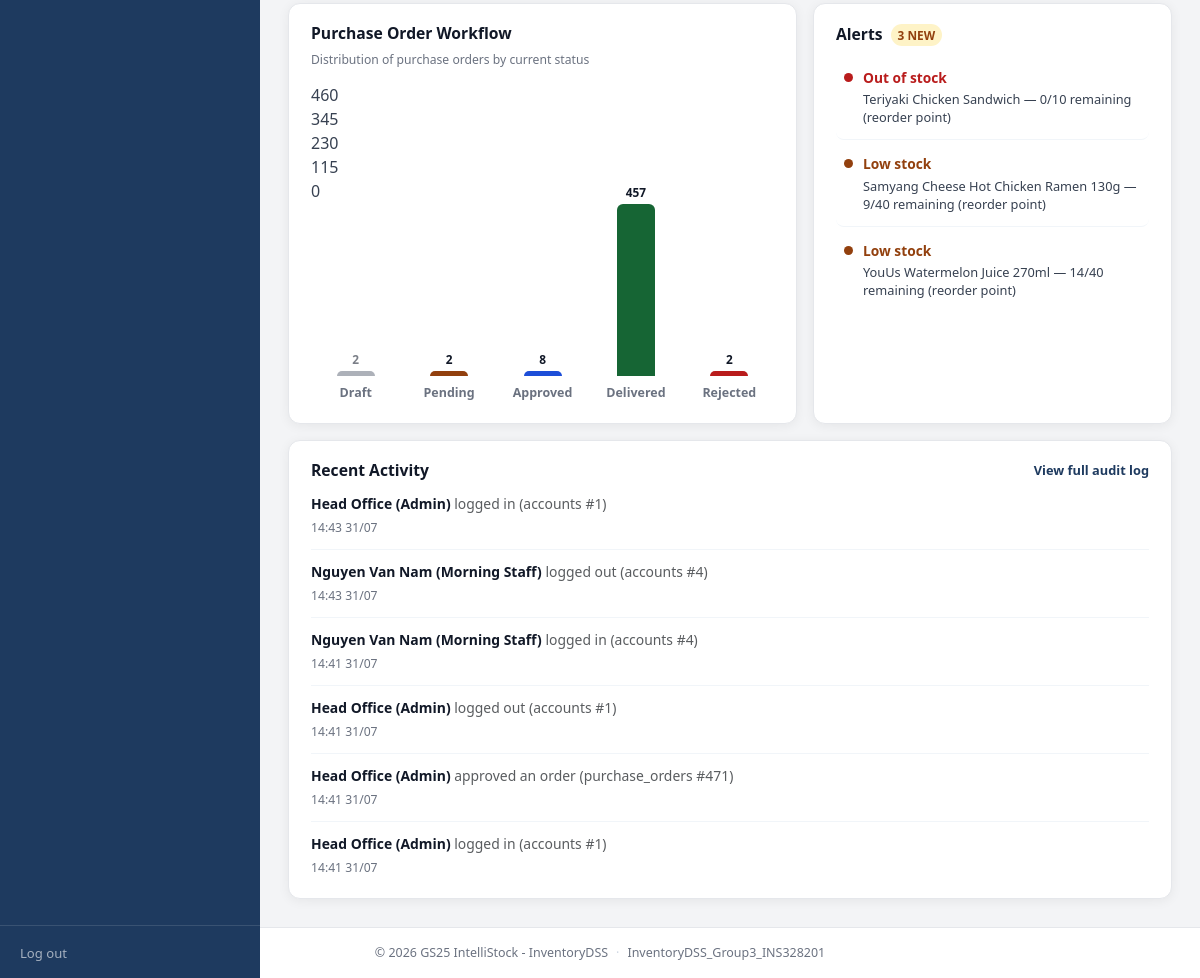
/frontend/admin/dashboard.php (signed in, lower part), run on an earlier commit of the app's database.
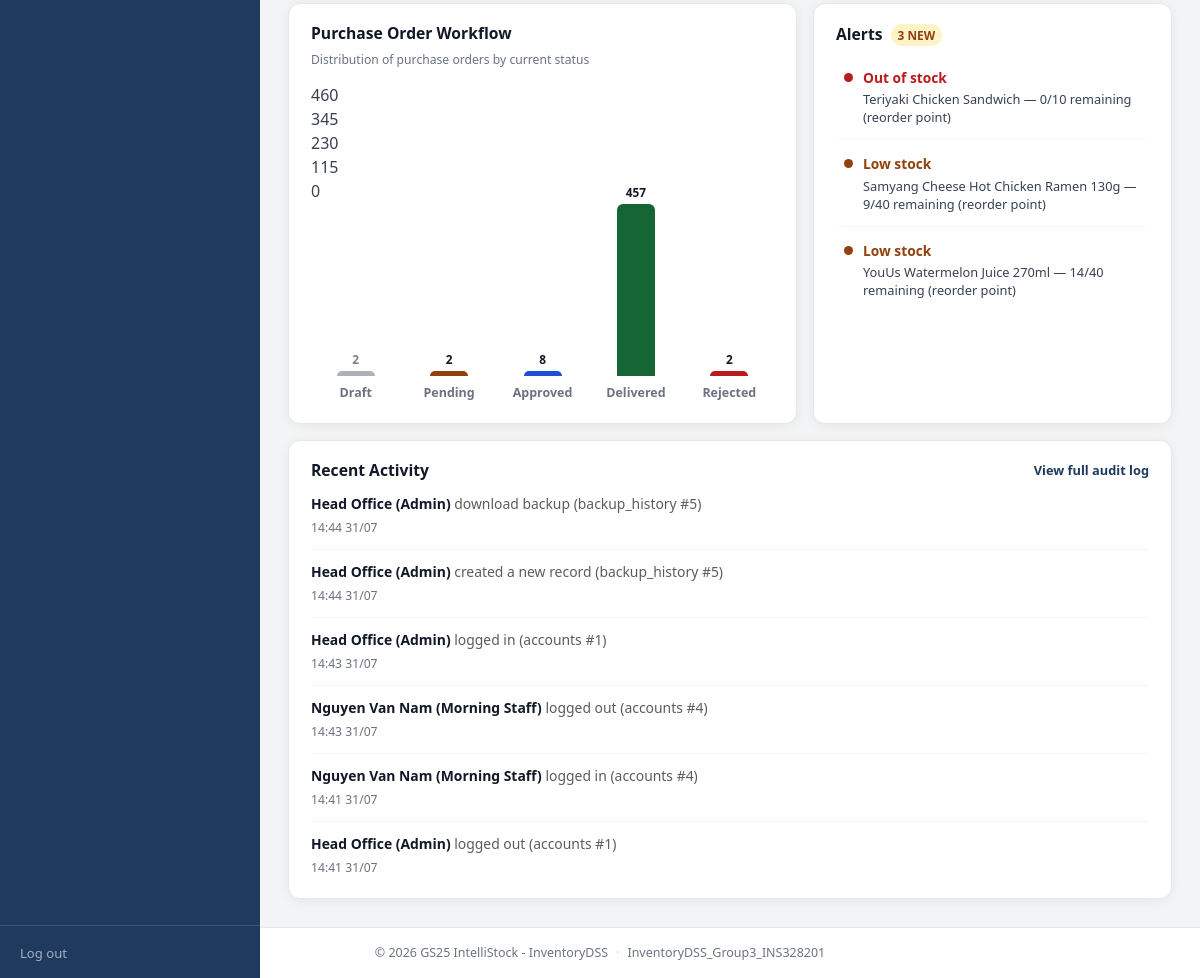
And on a later commit of the database.
### tables this page shows
CREATE TABLE `audit_logs` (
  `log_id` int(11) NOT NULL AUTO_INCREMENT,
  `account_id` int(11) NOT NULL,
  `action_type` varchar(100) NOT NULL,
  `target_table` varchar(50) DEFAULT NULL,
  `target_id` int(11) DEFAULT NULL,
  `timestamp` datetime NOT NULL DEFAULT current_timestamp(),
  PRIMARY KEY (`log_id`),
  KEY `account_id` (`account_id`),
  CONSTRAINT `audit_logs_ibfk_1` FOREIGN KEY (`account_id`) REFERENCES `accounts` (`account_id`)
);

CREATE TABLE `accounts` (
  `account_id` int(11) NOT NULL AUTO_INCREMENT,
  `username` varchar(50) NOT NULL,
  `password_hash` varchar(255) NOT NULL,
  `full_name` varchar(100) NOT NULL,
  `email` varchar(100) DEFAULT NULL,
  `phone_number` varchar(20) DEFAULT NULL,
  `role_id` int(11) NOT NULL,
  `status` enum('active','locked') NOT NULL DEFAULT 'active',
  `created_at` datetime NOT NULL DEFAULT current_timestamp(),
  PRIMARY KEY (`account_id`),
  UNIQUE KEY `username` (`username`),
  KEY `role_id` (`role_id`),
  CONSTRAINT `accounts_ibfk_1` FOREIGN KEY (`role_id`) REFERENCES `roles` (`role_id`)
);

### frontend/admin/dashboard.php (the view, shortened to what the rows shown need)
<?php
require_once __DIR__ . '/../../backend/config/database.php';
require_once __DIR__ . '/../../backend/services/AdminService.php';
$adminService = new AdminService();
$summary      = $adminService->getSystemSummary();
$recentActivity   = $summary['recent_activity'];
function formatDashboardDateTime(?string $raw): string
{
    $ts = strtotime($raw);
    return $ts === false ? $raw : date('H:i d/m', $ts);
}
function formatActionLabel(string $actionType): string
{
    $map = [
        'LOGIN'                  => 'logged in',
        'LOGOUT'                 => 'logged out',
        'LOGIN_ROLE_MISMATCH'    => 'selected the wrong role',
        'CREATE_SUPPLIER'        => 'created a supplier',
        'UPDATE_SUPPLIER'        => 'updated a supplier',
        'DELETE_SUPPLIER'        => 'deleted a supplier',
        'CREATE_WAREHOUSE'       => 'created a warehouse',
        'UPDATE_WAREHOUSE'       => 'updated a warehouse',
        'DELETE_WAREHOUSE'       => 'deleted a warehouse',
        'UPDATE_ROLE_PERMISSIONS'=> 'updated role permissions',
    ];
    if (isset($map[$actionType])) {
        return $map[$actionType];
    }
    if (str_starts_with($actionType, 'APPROVE')) {
        return 'approved an order';
    }
    if (str_starts_with($actionType, 'CREATE')) {
        return 'created a new record';
    }
    return strtolower(str_replace('_', ' ', $actionType));
}
?>
<!DOCTYPE html>
<html lang="en">
<head>
    <link href="https://cdn.jsdelivr.net/npm/bootstrap@5.3.3/dist/css/bootstrap.min.css" rel="stylesheet">
    <link href="<?= BASE_URL ?>/assets/css/theme_variables.css" rel="stylesheet">
    <link href="<?= BASE_URL ?>/assets/css/custom.css" rel="stylesheet">
</head>
<body>
    <div class="app-shell">
        <div class="app-content">
            <main class="app-main">
                <div class="row g-3 mt-0">
                    <div class="col-12">
                        <div class="panel-card">
                            <?php if (empty($recentActivity)): ?>
                                <div class="empty-state">No activity has been recorded yet.</div>
                            <?php else: ?>
                                <ul class="list-unstyled activity-list mb-0">
                                    <?php foreach ($recentActivity as $log): ?>
                                        <li class="activity-item">
                                            <div class="activity-item-main">
                                                <span class="fw-semibold"><?= htmlspecialchars($log['account_name'], ENT_QUOTES, 'UTF-8') ?></span>
                                                <span class="text-muted"><?= htmlspecialchars(formatActionLabel($log['action_type']), ENT_QUOTES, 'UTF-8') ?></span>
                                                <?php if (!empty($log['target_table'])): ?>
                                                    <span class="text-muted">(<?= htmlspecialchars($log['target_table'], ENT_QUOTES, 'UTF-8') ?><?= $log['target_id'] !== null ? ' #' . (int) $log['target_id'] : '' ?>)</span>
                                                <?php endif; ?>
                                            </div>
                                            <div class="activity-item-meta">
                                                <span class="activity-item-time"><?= formatDashboardDateTime($log['timestamp']) ?></span>
                                            </div>
                                        </li>
                                    <?php endforeach; ?>
                                </ul>
                            <?php endif; ?>
                        </div>
                    </div>
                </div>
            </main>
        </div>
    </div>
    <?php require __DIR__ . '/../components/footer.php'; ?>

What changed in the data, as far as the page shows it:
no longer on this page (row unchanged): audit_logs: account.full_name "Head Office (Admin)", action_type "approved an order", target_table "purchase_orders", target "471", timestamp "14:41 31/07"
no longer on this page (row unchanged): audit_logs: account.full_name "Head Office (Admin)", action_type "logged in", target_table "accounts", target "1", timestamp "14:41 31/07"
added audit_logs: account.full_name "Head Office (Admin)", action_type "download backup", target_table "backup_history", target "5", timestamp "14:44 31/07"
added audit_logs: account.full_name "Head Office (Admin)", action_type "created a new record", target_table "backup_history", target "5", timestamp "14:44 31/07"
